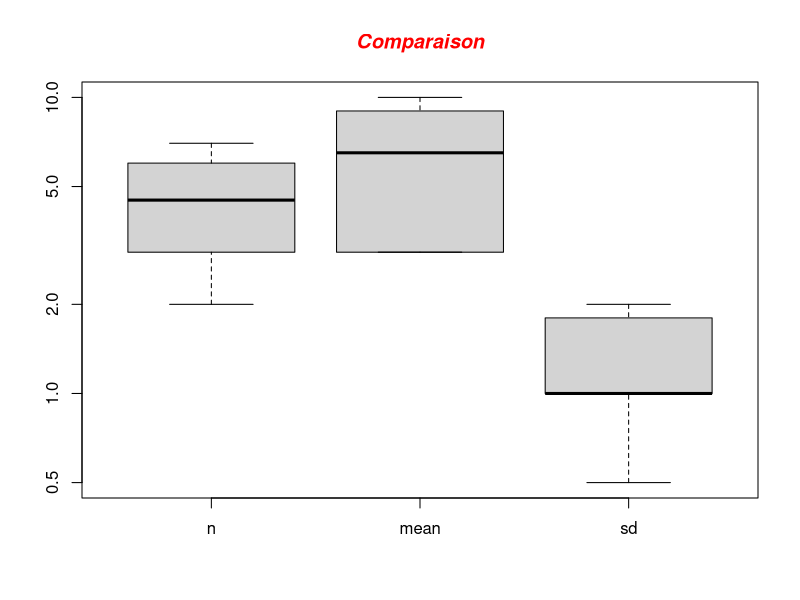
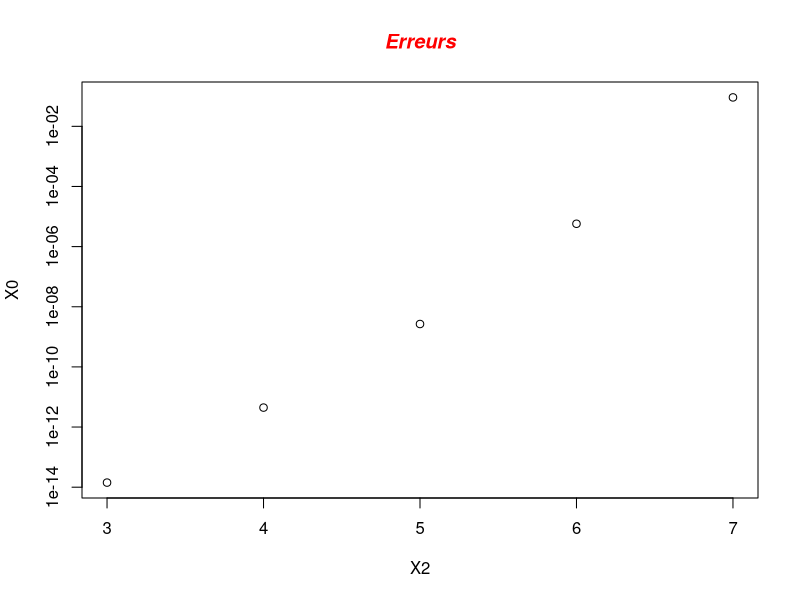

Source code (R) for these figures, in order:
comparaison_data <- read.table("comparaison.data",header=T)
comparaison_data

png("Comparison.png")

boxplot(comparaison_data, log="y")

title(main="Comparaison", col.main="red", font.main=4)


dev.off()

error_data <- read.table("error.data",header=T)
error_data

png("Error.png")

plot(error_data, log="y")

title(main="Erreurs", col.main="red", font.main=4)

dev.off()